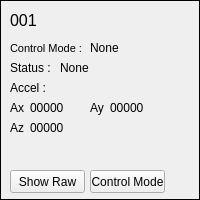
<?xml version="1.0" encoding="UTF-8"?>
<ui version="4.0">
 <class>RobotNode</class>
 <widget class="QFrame" name="RobotNode">
  <property name="geometry">
   <rect>
    <x>0</x>
    <y>0</y>
    <width>200</width>
    <height>200</height>
   </rect>
  </property>
  <property name="minimumSize">
   <size>
    <width>200</width>
    <height>200</height>
   </size>
  </property>
  <property name="maximumSize">
   <size>
    <width>200</width>
    <height>200</height>
   </size>
  </property>
  <property name="windowTitle">
   <string>Frame</string>
  </property>
  <property name="autoFillBackground">
   <bool>false</bool>
  </property>
  <property name="frameShape">
   <enum>QFrame::Box</enum>
  </property>
  <property name="lineWidth">
   <number>1</number>
  </property>
  <widget class="QLabel" name="label_2">
   <property name="geometry">
    <rect>
     <x>10</x>
     <y>40</y>
     <width>81</width>
     <height>16</height>
    </rect>
   </property>
   <property name="font">
    <font>
     <pointsize>8</pointsize>
    </font>
   </property>
   <property name="text">
    <string>Control Mode :</string>
   </property>
  </widget>
  <widget class="QLabel" name="label_3">
   <property name="geometry">
    <rect>
     <x>10</x>
     <y>60</y>
     <width>41</width>
     <height>16</height>
    </rect>
   </property>
   <property name="text">
    <string>Status :</string>
   </property>
  </widget>
  <widget class="QLabel" name="label_status">
   <property name="geometry">
    <rect>
     <x>60</x>
     <y>60</y>
     <width>41</width>
     <height>16</height>
    </rect>
   </property>
   <property name="text">
    <string>None</string>
   </property>
  </widget>
  <widget class="QLabel" name="label_id">
   <property name="geometry">
    <rect>
     <x>10</x>
     <y>10</y>
     <width>31</width>
     <height>21</height>
    </rect>
   </property>
   <property name="font">
    <font>
     <pointsize>12</pointsize>
    </font>
   </property>
   <property name="text">
    <string>001</string>
   </property>
  </widget>
  <widget class="QLabel" name="label_cmode">
   <property name="geometry">
    <rect>
     <x>90</x>
     <y>40</y>
     <width>41</width>
     <height>16</height>
    </rect>
   </property>
   <property name="text">
    <string>None</string>
   </property>
  </widget>
  <widget class="QPushButton" name="ShowJson">
   <property name="geometry">
    <rect>
     <x>10</x>
     <y>170</y>
     <width>75</width>
     <height>23</height>
    </rect>
   </property>
   <property name="text">
    <string>Show Raw</string>
   </property>
  </widget>
  <widget class="QPushButton" name="ControlMode">
   <property name="geometry">
    <rect>
     <x>90</x>
     <y>170</y>
     <width>75</width>
     <height>23</height>
    </rect>
   </property>
   <property name="text">
    <string>Control Mode</string>
   </property>
  </widget>
  <widget class="QLabel" name="label_4">
   <property name="geometry">
    <rect>
     <x>10</x>
     <y>80</y>
     <width>41</width>
     <height>16</height>
    </rect>
   </property>
   <property name="text">
    <string>Accel :</string>
   </property>
  </widget>
  <widget class="QLabel" name="label_5">
   <property name="geometry">
    <rect>
     <x>10</x>
     <y>100</y>
     <width>21</width>
     <height>16</height>
    </rect>
   </property>
   <property name="text">
    <string>Ax</string>
   </property>
  </widget>
  <widget class="QLabel" name="label_accel_ax">
   <property name="geometry">
    <rect>
     <x>30</x>
     <y>100</y>
     <width>41</width>
     <height>16</height>
    </rect>
   </property>
   <property name="text">
    <string>00000</string>
   </property>
  </widget>
  <widget class="QLabel" name="label_6">
   <property name="geometry">
    <rect>
     <x>90</x>
     <y>100</y>
     <width>21</width>
     <height>16</height>
    </rect>
   </property>
   <property name="text">
    <string>Ay</string>
   </property>
  </widget>
  <widget class="QLabel" name="label_accel_ay">
   <property name="geometry">
    <rect>
     <x>110</x>
     <y>100</y>
     <width>41</width>
     <height>16</height>
    </rect>
   </property>
   <property name="text">
    <string>00000</string>
   </property>
  </widget>
  <widget class="QLabel" name="label_7">
   <property name="geometry">
    <rect>
     <x>10</x>
     <y>120</y>
     <width>21</width>
     <height>16</height>
    </rect>
   </property>
   <property name="text">
    <string>Az</string>
   </property>
  </widget>
  <widget class="QLabel" name="label_accel_az">
   <property name="geometry">
    <rect>
     <x>30</x>
     <y>120</y>
     <width>41</width>
     <height>16</height>
    </rect>
   </property>
   <property name="text">
    <string>00000</string>
   </property>
  </widget>
 </widget>
 <resources/>
 <connections/>
</ui>
